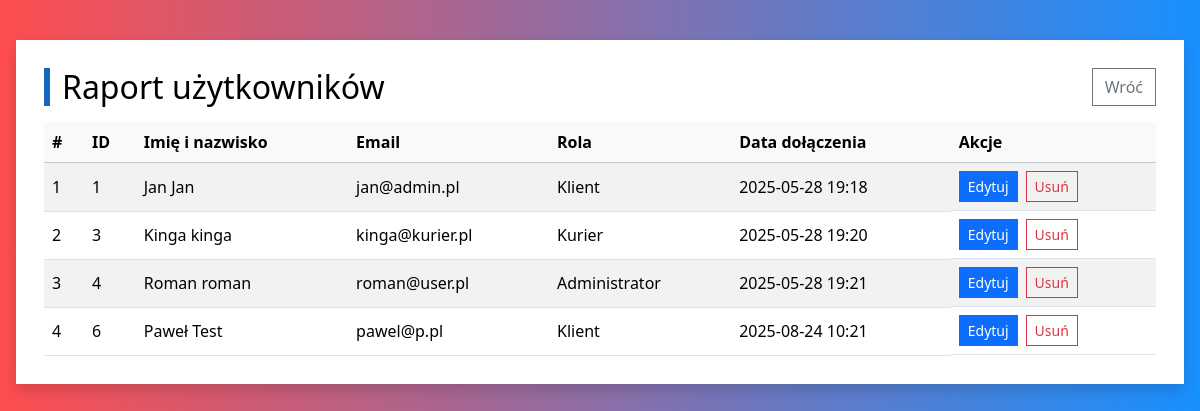
Before: /raport-uzytkownicy/ (signed in) with the older database file.
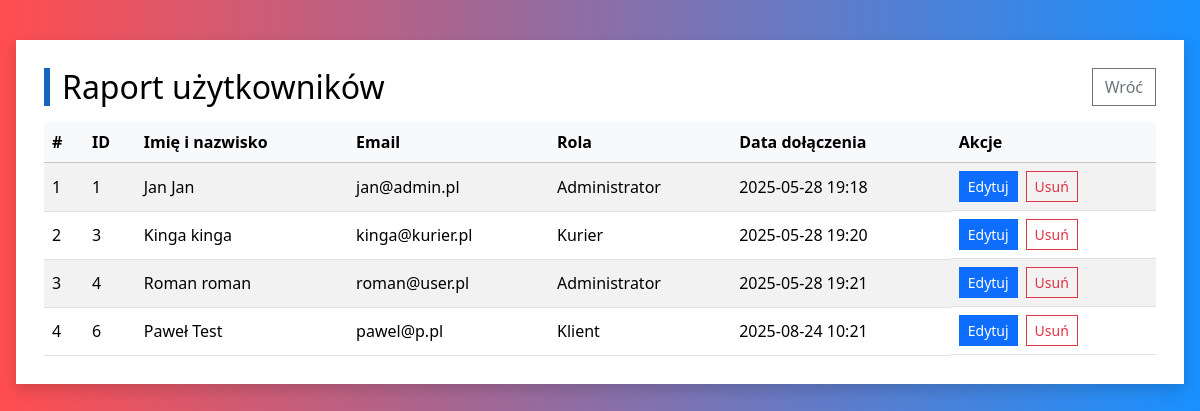
After: the same page with the newer database file.
### users/models.py (models this page shows, shortened)
class CustomUser(AbstractUser):
    usersurname = models.CharField(max_length=150, blank=False, null=False)
    ROLE_CHOICES = [
        ('admin', 'Administrator'),
        ('courier', 'Kurier'),
        ('client', 'Klient'),
    ]
    role = models.CharField(max_length=10, choices=ROLE_CHOICES, default='client')
    username = models.CharField(
        max_length=150,
        unique=False,
        verbose_name="Imię"
    )
    email = models.EmailField(
        unique=True,
        verbose_name="Adres e-mail"
    )
    USERNAME_FIELD = 'email'
    REQUIRED_FIELDS = ['username', 'usersurname']

### frontend/views.py (the view)
# urls.py: path('raport-uzytkownicy/', user_report, name='user_report'),
@user_passes_test(is_admin)
def user_report(request):
    users = CustomUser.objects.all().order_by('id')
    return render(request, 'raport_users.html', {'users': users})

### frontend/views.py (called while the page is built)
def is_admin(user):
    return user.is_authenticated and user.role == 'admin'

### templates/raport_users.html (shortened to what this page needs)
<!DOCTYPE html>
<html lang="pl">
<head>
    <link href="https://cdn.jsdelivr.net/npm/bootstrap@5.3.2/dist/css/bootstrap.min.css" rel="stylesheet">
</head>
<body>
<div class="page-card">
    <div class="d-flex justify-content-between align-items-center mb-3">
        <h2 class="section-title m-0">Raport użytkowników</h2>
        <a href="{% url 'admin_panel' %}" class="btn btn-outline-secondary">Wróć</a>
    </div>
    <div class="table-responsive">
        <table class="table table-striped table-hover align-middle mb-0">
            <thead class="table-light">
            <tr>
                <th>#</th>
                <th>ID</th>
                <th>Imię i nazwisko</th>
                <th>Email</th>
                <th>Rola</th>
                <th>Data dołączenia</th>
                <th>Akcje</th>
            </tr>
            </thead>
            <tbody>
            {% for user in users %}
                <tr>
                    <td>{{ forloop.counter }}</td>
                    <td>{{ user.id }}</td>
                    <td>{{ user.username }} {{ user.usersurname }}</td>
                    <td>{{ user.email }}</td>
                    <td>{{ user.get_role_display  }}</td>
                    <td>{{ user.date_joined|date:"Y-m-d H:i" }}</td>
                    <td class="d-flex gap-2">
                        <button
                            type="button"
                            class="btn btn-primary btn-sm open-role-modal"
                            data-bs-toggle="modal"
                            data-bs-target="#roleModal"
                            data-url="{% url 'change_user_role' user.id %}"
                            data-username="{{ user.username }} {{ user.usersurname }}"
                            data-current-role="{{ user.get_role_display  }}">
                            Edytuj
                        </button>
                        <a href="{% url 'delete_user' user.id %}"
                           class="btn btn-outline-danger btn-sm"
                           onclick="return confirm('Na pewno usunąć użytkownika?');">
                            Usuń
                        </a>
                    </td>
                </tr>
            {% empty %}
                <tr>
                    <td colspan="7" class="text-center text-muted">Brak użytkowników do wyświetlenia.</td>
                </tr>
            {% endfor %}
            </tbody>
        </table>
    </div>
</div>
</body>
</html>

Changed rows visible on the page:
changed CustomUser "Jan": role "Klient" → "Administrator"
